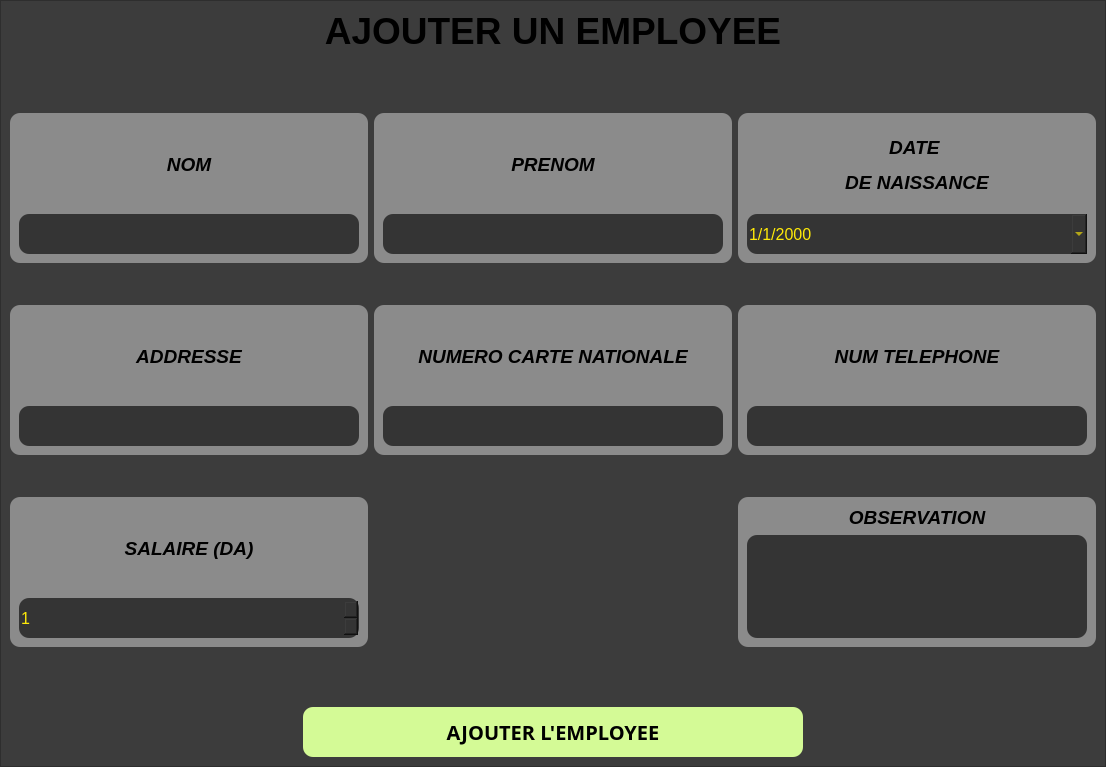
<?xml version="1.0" encoding="UTF-8"?>
<ui version="4.0">
 <class>MainWindow</class>
 <widget class="QMainWindow" name="MainWindow">
  <property name="geometry">
   <rect>
    <x>0</x>
    <y>0</y>
    <width>1106</width>
    <height>767</height>
   </rect>
  </property>
  <property name="windowTitle">
   <string>Gestion Des Employees (Ajout Employe)</string>
  </property>
  <property name="windowIcon">
   <iconset>
    <normaloff>../assets/company.png</normaloff>../assets/company.png</iconset>
  </property>
  <widget class="QWidget" name="centralwidget">
   <layout class="QVBoxLayout" name="verticalLayout_2">
    <property name="spacing">
     <number>0</number>
    </property>
    <property name="leftMargin">
     <number>0</number>
    </property>
    <property name="topMargin">
     <number>0</number>
    </property>
    <property name="rightMargin">
     <number>0</number>
    </property>
    <property name="bottomMargin">
     <number>0</number>
    </property>
    <item>
     <widget class="QFrame" name="body">
      <property name="styleSheet">
       <string notr="true">QFrame{
background: rgb(60, 60, 60);
}</string>
      </property>
      <property name="frameShape">
       <enum>QFrame::StyledPanel</enum>
      </property>
      <property name="frameShadow">
       <enum>QFrame::Raised</enum>
      </property>
      <layout class="QVBoxLayout" name="verticalLayout">
       <property name="leftMargin">
        <number>0</number>
       </property>
       <property name="topMargin">
        <number>0</number>
       </property>
       <property name="rightMargin">
        <number>0</number>
       </property>
       <property name="bottomMargin">
        <number>0</number>
       </property>
       <item>
        <widget class="QWidget" name="widget" native="true">
         <property name="maximumSize">
          <size>
           <width>16777215</width>
           <height>100</height>
          </size>
         </property>
         <property name="styleSheet">
          <string notr="true">QWidget{
background:rgb(60, 60, 60);
border-radius: 5px;
}</string>
         </property>
         <layout class="QHBoxLayout" name="horizontalLayout">
          <item>
           <widget class="QLabel" name="label">
            <property name="text">
             <string>&lt;html&gt;&lt;head/&gt;&lt;body&gt;&lt;p align=&quot;center&quot;&gt;&lt;span style=&quot; font-size:28pt; font-weight:600;&quot;&gt;AJOUTER UN EMPLOYEE&lt;/span&gt;&lt;/p&gt;&lt;/body&gt;&lt;/html&gt;</string>
            </property>
           </widget>
          </item>
         </layout>
        </widget>
       </item>
       <item>
        <widget class="QWidget" name="widget_2" native="true">
         <property name="minimumSize">
          <size>
           <width>0</width>
           <height>400</height>
          </size>
         </property>
         <property name="styleSheet">
          <string notr="true">QWidget{
background:rgb(60, 60, 60);
}</string>
         </property>
         <layout class="QGridLayout" name="gridLayout">
          <item row="2" column="0">
           <widget class="QWidget" name="widget_8" native="true">
            <property name="minimumSize">
             <size>
              <width>0</width>
              <height>150</height>
             </size>
            </property>
            <property name="maximumSize">
             <size>
              <width>16777215</width>
              <height>150</height>
             </size>
            </property>
            <property name="styleSheet">
             <string notr="true">QWidget{
background:rgb(139, 139, 139);
border-radius:10px;
}</string>
            </property>
            <layout class="QVBoxLayout" name="verticalLayout_7">
             <item>
              <widget class="QLabel" name="label_7">
               <property name="text">
                <string>&lt;html&gt;&lt;head/&gt;&lt;body&gt;&lt;p align=&quot;center&quot;&gt;&lt;span style=&quot; font-size:14pt; font-weight:600; font-style:italic;&quot;&gt;SALAIRE (DA)&lt;/span&gt;&lt;/p&gt;&lt;/body&gt;&lt;/html&gt;</string>
               </property>
              </widget>
             </item>
             <item>
              <widget class="QSpinBox" name="employee_salaire_input">
               <property name="minimumSize">
                <size>
                 <width>0</width>
                 <height>40</height>
                </size>
               </property>
               <property name="font">
                <font>
                 <pointsize>12</pointsize>
                </font>
               </property>
               <property name="styleSheet">
                <string notr="true">.QSpinBox{
background: rgb(52, 52, 52);
color:rgb(255, 234, 8);
border-radius: 10px;
}</string>
               </property>
               <property name="showGroupSeparator" stdset="0">
                <bool>true</bool>
               </property>
               <property name="minimum">
                <number>1</number>
               </property>
               <property name="maximum">
                <number>999999999</number>
               </property>
              </widget>
             </item>
            </layout>
           </widget>
          </item>
          <item row="0" column="0">
           <widget class="QWidget" name="widget_3" native="true">
            <property name="minimumSize">
             <size>
              <width>0</width>
              <height>150</height>
             </size>
            </property>
            <property name="maximumSize">
             <size>
              <width>16777215</width>
              <height>150</height>
             </size>
            </property>
            <property name="styleSheet">
             <string notr="true">QWidget{
background:rgb(139, 139, 139);
border-radius:10px;
}</string>
            </property>
            <layout class="QVBoxLayout" name="verticalLayout_3">
             <item>
              <widget class="QLabel" name="label_2">
               <property name="text">
                <string>&lt;html&gt;&lt;head/&gt;&lt;body&gt;&lt;p align=&quot;center&quot;&gt;&lt;span style=&quot; font-size:14pt; font-weight:600; font-style:italic;&quot;&gt;NOM&lt;/span&gt;&lt;/p&gt;&lt;/body&gt;&lt;/html&gt;</string>
               </property>
              </widget>
             </item>
             <item>
              <widget class="QLineEdit" name="employee_nom_input">
               <property name="minimumSize">
                <size>
                 <width>0</width>
                 <height>40</height>
                </size>
               </property>
               <property name="font">
                <font>
                 <pointsize>12</pointsize>
                </font>
               </property>
               <property name="styleSheet">
                <string notr="true">.QLineEdit{
background: rgb(52, 52, 52);
color:rgb(255, 234, 8);
border-radius: 10px;
}</string>
               </property>
              </widget>
             </item>
            </layout>
           </widget>
          </item>
          <item row="1" column="0">
           <widget class="QWidget" name="widget_6" native="true">
            <property name="minimumSize">
             <size>
              <width>0</width>
              <height>150</height>
             </size>
            </property>
            <property name="maximumSize">
             <size>
              <width>16777215</width>
              <height>150</height>
             </size>
            </property>
            <property name="styleSheet">
             <string notr="true">QWidget{
background:rgb(139, 139, 139);
border-radius:10px;
}</string>
            </property>
            <layout class="QVBoxLayout" name="verticalLayout_6">
             <item>
              <widget class="QLabel" name="label_5">
               <property name="text">
                <string>&lt;html&gt;&lt;head/&gt;&lt;body&gt;&lt;p align=&quot;center&quot;&gt;&lt;span style=&quot; font-size:14pt; font-weight:600; font-style:italic;&quot;&gt;ADDRESSE&lt;/span&gt;&lt;/p&gt;&lt;/body&gt;&lt;/html&gt;</string>
               </property>
              </widget>
             </item>
             <item>
              <widget class="QLineEdit" name="employee_addresse_input">
               <property name="minimumSize">
                <size>
                 <width>0</width>
                 <height>40</height>
                </size>
               </property>
               <property name="font">
                <font>
                 <pointsize>12</pointsize>
                </font>
               </property>
               <property name="styleSheet">
                <string notr="true">.QLineEdit{
background: rgb(52, 52, 52);
color:rgb(255, 234, 8);
border-radius: 10px;
}</string>
               </property>
              </widget>
             </item>
            </layout>
           </widget>
          </item>
          <item row="2" column="2">
           <widget class="QWidget" name="widget_11" native="true">
            <property name="minimumSize">
             <size>
              <width>0</width>
              <height>150</height>
             </size>
            </property>
            <property name="maximumSize">
             <size>
              <width>16777215</width>
              <height>150</height>
             </size>
            </property>
            <property name="styleSheet">
             <string notr="true">QWidget{
background:rgb(139, 139, 139);
border-radius:10px;
}</string>
            </property>
            <layout class="QVBoxLayout" name="verticalLayout_11">
             <item>
              <widget class="QLabel" name="label_10">
               <property name="text">
                <string>&lt;html&gt;&lt;head/&gt;&lt;body&gt;&lt;p align=&quot;center&quot;&gt;&lt;span style=&quot; font-size:14pt; font-weight:600; font-style:italic;&quot;&gt;OBSERVATION&lt;/span&gt;&lt;/p&gt;&lt;/body&gt;&lt;/html&gt;</string>
               </property>
              </widget>
             </item>
             <item>
              <widget class="QTextEdit" name="employee_observation_input">
               <property name="font">
                <font>
                 <pointsize>12</pointsize>
                </font>
               </property>
               <property name="styleSheet">
                <string notr="true">.QTextEdit{
background: rgb(52, 52, 52);
color:rgb(255, 234, 8);
border-radius: 10px;
}</string>
               </property>
              </widget>
             </item>
            </layout>
           </widget>
          </item>
          <item row="1" column="1">
           <widget class="QWidget" name="widget_7" native="true">
            <property name="minimumSize">
             <size>
              <width>0</width>
              <height>150</height>
             </size>
            </property>
            <property name="maximumSize">
             <size>
              <width>16777215</width>
              <height>150</height>
             </size>
            </property>
            <property name="styleSheet">
             <string notr="true">QWidget{
background:rgb(139, 139, 139);
border-radius:10px;
}</string>
            </property>
            <layout class="QVBoxLayout" name="verticalLayout_8">
             <item>
              <widget class="QLabel" name="label_6">
               <property name="text">
                <string>&lt;html&gt;&lt;head/&gt;&lt;body&gt;&lt;p align=&quot;center&quot;&gt;&lt;span style=&quot; font-size:14pt; font-weight:600; font-style:italic;&quot;&gt;NUMERO CARTE NATIONALE&lt;/span&gt;&lt;/p&gt;&lt;/body&gt;&lt;/html&gt;</string>
               </property>
              </widget>
             </item>
             <item>
              <widget class="QLineEdit" name="employee_num_carte_nationale_input">
               <property name="minimumSize">
                <size>
                 <width>0</width>
                 <height>40</height>
                </size>
               </property>
               <property name="font">
                <font>
                 <pointsize>12</pointsize>
                </font>
               </property>
               <property name="styleSheet">
                <string notr="true">.QLineEdit{
background: rgb(52, 52, 52);
color:rgb(255, 234, 8);
border-radius: 10px;
}</string>
               </property>
              </widget>
             </item>
            </layout>
           </widget>
          </item>
          <item row="0" column="2">
           <widget class="QWidget" name="widget_5" native="true">
            <property name="minimumSize">
             <size>
              <width>0</width>
              <height>150</height>
             </size>
            </property>
            <property name="maximumSize">
             <size>
              <width>16777215</width>
              <height>150</height>
             </size>
            </property>
            <property name="styleSheet">
             <string notr="true">QWidget{
background:rgb(139, 139, 139);
border-radius:10px;
}</string>
            </property>
            <layout class="QVBoxLayout" name="verticalLayout_5">
             <item>
              <widget class="QLabel" name="label_4">
               <property name="text">
                <string>&lt;html&gt;&lt;head/&gt;&lt;body&gt;&lt;p align=&quot;center&quot;&gt;&lt;span style=&quot; font-size:14pt; font-weight:600; font-style:italic;&quot;&gt;DATE &lt;/span&gt;&lt;/p&gt;&lt;p align=&quot;center&quot;&gt;&lt;span style=&quot; font-size:14pt; font-weight:600; font-style:italic;&quot;&gt;DE NAISSANCE&lt;/span&gt;&lt;/p&gt;&lt;/body&gt;&lt;/html&gt;</string>
               </property>
              </widget>
             </item>
             <item>
              <widget class="QDateEdit" name="employee_date_de_naissance_input">
               <property name="minimumSize">
                <size>
                 <width>0</width>
                 <height>40</height>
                </size>
               </property>
               <property name="font">
                <font>
                 <pointsize>12</pointsize>
                </font>
               </property>
               <property name="styleSheet">
                <string notr="true">.QDateEdit{
background: rgb(52, 52, 52);
color:rgb(255, 234, 8);
border-radius: 10px;
}</string>
               </property>
               <property name="dateTime">
                <datetime>
                 <hour>0</hour>
                 <minute>0</minute>
                 <second>0</second>
                 <year>2000</year>
                 <month>1</month>
                 <day>1</day>
                </datetime>
               </property>
               <property name="minimumDateTime">
                <datetime>
                 <hour>0</hour>
                 <minute>0</minute>
                 <second>0</second>
                 <year>1900</year>
                 <month>1</month>
                 <day>1</day>
                </datetime>
               </property>
               <property name="minimumDate">
                <date>
                 <year>1900</year>
                 <month>1</month>
                 <day>1</day>
                </date>
               </property>
               <property name="displayFormat">
                <string>d/M/yyyy</string>
               </property>
               <property name="calendarPopup">
                <bool>true</bool>
               </property>
               <property name="date">
                <date>
                 <year>2000</year>
                 <month>1</month>
                 <day>1</day>
                </date>
               </property>
              </widget>
             </item>
            </layout>
           </widget>
          </item>
          <item row="0" column="1">
           <widget class="QWidget" name="widget_4" native="true">
            <property name="minimumSize">
             <size>
              <width>0</width>
              <height>150</height>
             </size>
            </property>
            <property name="maximumSize">
             <size>
              <width>16777215</width>
              <height>150</height>
             </size>
            </property>
            <property name="styleSheet">
             <string notr="true">.QWidget{
background:rgb(139, 139, 139);
border-radius:10px;
}</string>
            </property>
            <layout class="QVBoxLayout" name="verticalLayout_4">
             <item>
              <widget class="QLabel" name="label_3">
               <property name="styleSheet">
                <string notr="true">.QLabel{
background:rgb(139, 139, 139);;
}</string>
               </property>
               <property name="text">
                <string>&lt;html&gt;&lt;head/&gt;&lt;body&gt;&lt;p align=&quot;center&quot;&gt;&lt;span style=&quot; font-size:14pt; font-weight:600; font-style:italic;&quot;&gt;PRENOM&lt;/span&gt;&lt;/p&gt;&lt;/body&gt;&lt;/html&gt;</string>
               </property>
              </widget>
             </item>
             <item>
              <widget class="QLineEdit" name="employee_prenom_input">
               <property name="minimumSize">
                <size>
                 <width>0</width>
                 <height>40</height>
                </size>
               </property>
               <property name="font">
                <font>
                 <pointsize>12</pointsize>
                </font>
               </property>
               <property name="styleSheet">
                <string notr="true">.QLineEdit{
background: rgb(52, 52, 52);
color:rgb(255, 234, 8);
border-radius: 10px;
}</string>
               </property>
              </widget>
             </item>
            </layout>
           </widget>
          </item>
          <item row="1" column="2">
           <widget class="QWidget" name="widget_14" native="true">
            <property name="minimumSize">
             <size>
              <width>0</width>
              <height>150</height>
             </size>
            </property>
            <property name="maximumSize">
             <size>
              <width>16777215</width>
              <height>150</height>
             </size>
            </property>
            <property name="styleSheet">
             <string notr="true">QWidget{
background:rgb(139, 139, 139);
border-radius:10px;
}</string>
            </property>
            <layout class="QVBoxLayout" name="verticalLayout_12">
             <item>
              <widget class="QLabel" name="label_11">
               <property name="text">
                <string>&lt;html&gt;&lt;head/&gt;&lt;body&gt;&lt;p align=&quot;center&quot;&gt;&lt;span style=&quot; font-size:14pt; font-weight:600; font-style:italic;&quot;&gt;NUM TELEPHONE&lt;/span&gt;&lt;/p&gt;&lt;/body&gt;&lt;/html&gt;</string>
               </property>
              </widget>
             </item>
             <item>
              <widget class="QLineEdit" name="employee_num_tel_input">
               <property name="minimumSize">
                <size>
                 <width>0</width>
                 <height>40</height>
                </size>
               </property>
               <property name="font">
                <font>
                 <pointsize>12</pointsize>
                </font>
               </property>
               <property name="styleSheet">
                <string notr="true">.QLineEdit{
background: rgb(52, 52, 52);
color:rgb(255, 234, 8);
border-radius: 10px;
}</string>
               </property>
              </widget>
             </item>
            </layout>
           </widget>
          </item>
         </layout>
        </widget>
       </item>
       <item>
        <widget class="QWidget" name="widget_12" native="true">
         <property name="maximumSize">
          <size>
           <width>16777215</width>
           <height>100</height>
          </size>
         </property>
         <layout class="QHBoxLayout" name="horizontalLayout_2">
          <item>
           <widget class="QPushButton" name="add_employee_btn">
            <property name="minimumSize">
             <size>
              <width>0</width>
              <height>50</height>
             </size>
            </property>
            <property name="maximumSize">
             <size>
              <width>500</width>
              <height>16777215</height>
             </size>
            </property>
            <property name="font">
             <font>
              <family>Segoe UI Black</family>
              <pointsize>15</pointsize>
              <weight>75</weight>
              <italic>false</italic>
              <bold>true</bold>
             </font>
            </property>
            <property name="styleSheet">
             <string notr="true">.QPushButton{
background: rgb(212, 250, 150);
border-radius: 10px;
}

.QPushButton::hover{
background: rgb(197, 253, 89);
}

.QPushButton::clicked{
background: rgb(188, 255, 54);
}</string>
            </property>
            <property name="text">
             <string>AJOUTER L'EMPLOYEE</string>
            </property>
           </widget>
          </item>
         </layout>
        </widget>
       </item>
      </layout>
     </widget>
    </item>
   </layout>
  </widget>
 </widget>
 <resources/>
 <connections/>
</ui>
